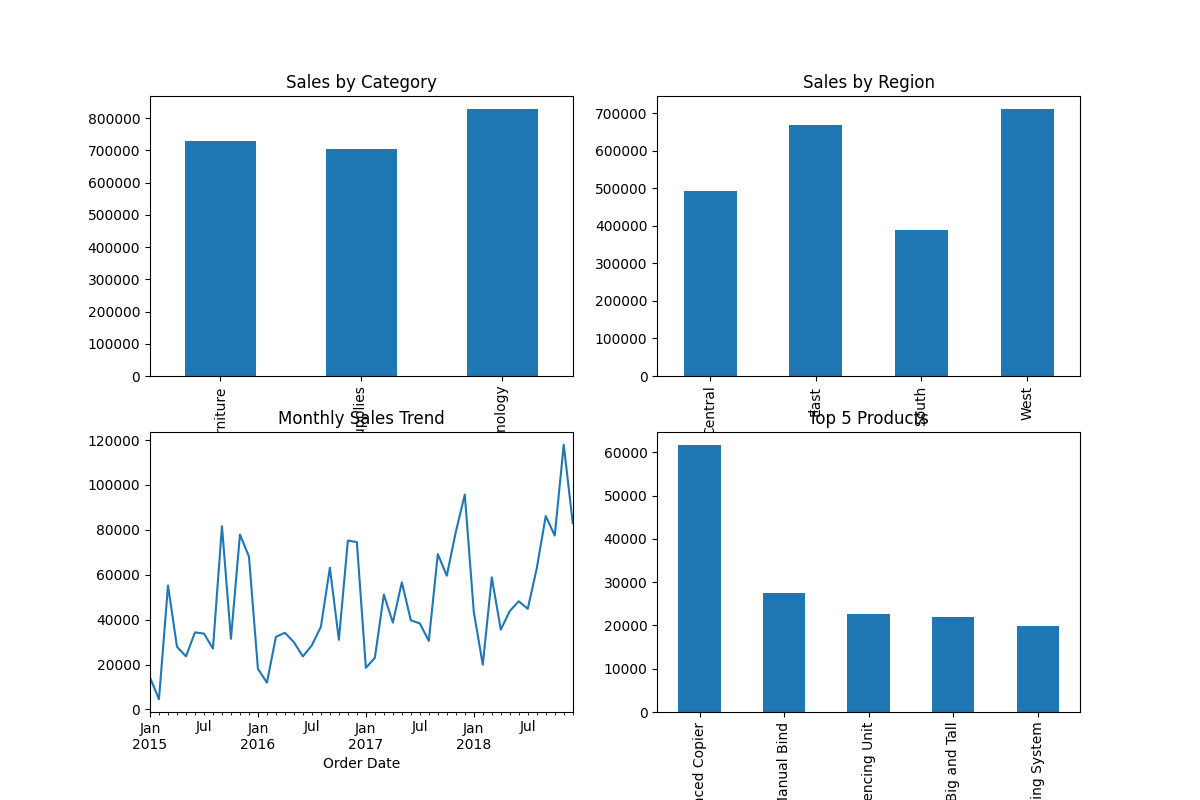

The script that saved this image:
import pandas as pd
import matplotlib.pyplot as plt

# Load dataset
data = pd.read_csv("SampleSuperstore.csv")

# Convert Order Date
data["Order Date"] = pd.to_datetime(
    data["Order Date"],
    dayfirst=True
)

# Monthly Sales
monthly_sales = data.groupby(
    data["Order Date"].dt.to_period("M")
)["Sales"].sum()

# Category Sales
category_sales = data.groupby("Category")["Sales"].sum()

# Region Sales
region_sales = data.groupby("Region")["Sales"].sum()

# Top Products
top_products = (
    data.groupby("Product Name")["Sales"]
    .sum()
    .sort_values(ascending=False)
    .head(5)
)

# Create Dashboard Layout
plt.figure(figsize=(12,8))

# Chart 1 — Category
plt.subplot(2,2,1)
category_sales.plot(kind="bar")
plt.title("Sales by Category")

# Chart 2 — Region
plt.subplot(2,2,2)
region_sales.plot(kind="bar")
plt.title("Sales by Region")

# Chart 3 — Monthly Trend
plt.subplot(2,2,3)
monthly_sales.plot()
plt.title("Monthly Sales Trend")

# Chart 4 — Top Products
plt.subplot(2,2,4)
top_products.plot(kind="bar")
plt.title("Top 5 Products")

plt.tight_layout()

# Save dashboard image
plt.savefig("08.sales_dashboard.png")

plt.show()
